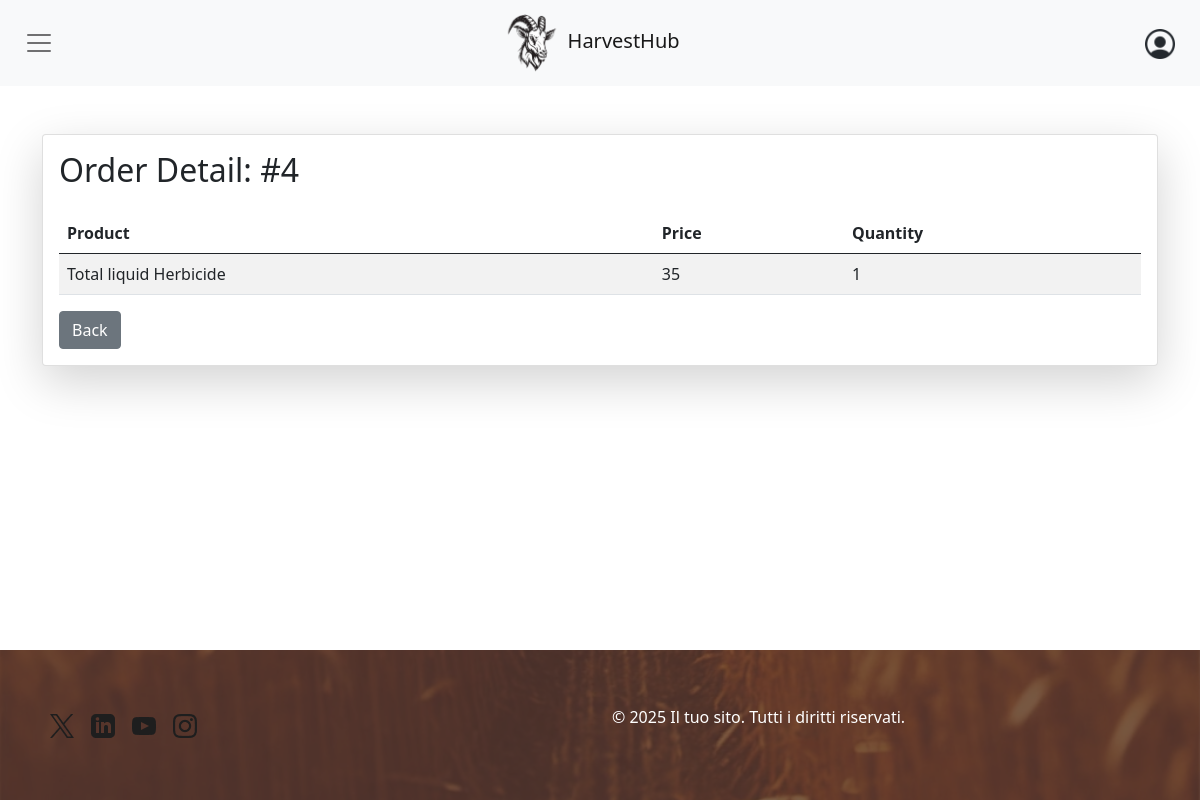
Page /order-detail.php?ordernum=4 (signed in) on the committed database.
### tables this page shows
CREATE TABLE `richiesta` (
  `riferimento` int(11) NOT NULL,
  `codProdotto` int(11) NOT NULL,
  `quantita` int(11) NOT NULL
);

CREATE TABLE `PRODOTTO` (
  `codProdotto` int(11) NOT NULL,
  `nome` varchar(64) NOT NULL,
  `prezzo` FLOAT NOT NULL,
  `descrizione` varchar(100) NOT NULL,
  `immagine` varchar(100) NOT NULL,
  `disponibilita` int(11) NOT NULL,
  `App_nome` varchar(32) DEFAULT NULL
);

### order-detail.php (called while the page is built)
<?php
require_once 'bootstrap.php';
$templateParams["titolo"] = "Order detail - HarverstHub";
$templateParams["nome"] = "detail-table.php";
$templateParams["styleSheet"] = "css/index.css";
$templateParams["includeSearchbar"] = false;
if (!isUserLoggedIn() && !isAdminLoggedIn()) {
  $templateParams["previousPage"] = "orders.php";
  header('Location: login.php');
  exit;
}
else {
  if(isset($_GET["ordernum"])) {
    $templateParams["orderDetails"] = $dbh->getOrderDetails($_GET["ordernum"]);
    $templateParams["orderNumber"] = $_GET["ordernum"];
  }
}
require 'template/base.php';
?>

### db/database.php (called while the page is built, shortened)
<?php
class DatabaseHelper
{
    private $db;
    public function __construct($servername, $username, $password, $dbname, $port)
    {
        $this->db = new mysqli($servername, $username, $password, $dbname, $port);
    }
    public function getOrderDetails($order_id)
    {
        $stmt = $this->db->prepare("SELECT prodotto.nome, richiesta.quantita, prodotto.prezzo FROM richiesta, prodotto WHERE richiesta.riferimento=? AND richiesta.codProdotto=prodotto.codProdotto");
        $stmt->bind_param("i", $order_id);
        $stmt->execute();
        $result = $stmt->get_result();
        return $result->fetch_all(MYSQLI_ASSOC);
    }
}

### bootstrap.php (called while the page is built, shortened)
<?php
require_once("utils/functions.php");
require_once("db/database.php");
$dbh = new DatabaseHelper("localhost", "root", "", "HarvestHub", 3306);
?>

### utils/functions.php (called while the page is built, shortened)
<?php
function isAdminLoggedIn() {
    return isset($_SESSION["logged"]) && isset($_SESSION["admin"]) && $_SESSION["logged"] && $_SESSION["admin"];
}

### template/detail-table.php (the view)
<div class="container mt-5">
    <div class="card shadow-lg">
      <div class="card-body">
        <h2 class="mb-4">Order Detail: #<?php echo $templateParams["orderNumber"] ?></h2>
        <table class="table table-striped">
          <thead>
            <tr>
              <th>Product</th>
              <th>Price</th>
              <th>Quantity</th>
            </tr>
          </thead>
          <tbody>
            <?php foreach($templateParams["orderDetails"] as $item): ?>
            <tr>
              <td><?php echo $item["nome"] ?></td>
              <td><?php echo $item["prezzo"] ?></td>
              <td><?php echo $item["quantita"] ?></td>
            </tr>
            <?php endforeach; ?>
          </tbody>
        </table>
        <a href="<?php if(isAdminLoggedIn()) echo "./admin-orders.php"; else if(isUserLoggedIn()) echo "./orders.php"; ?>" class="btn btn-secondary">Back</a>
      </div>
    </div>
  </div>

### css/base.css (style rules this page uses)
html,body { display: flex; flex-direction: column; height: 100%; }

### rows in the picture
richiesta: codProdotto.nome "Total liquid Herbicide", codProdotto.prezzo "35", quantita "1"

### other values in the picture
$templateParams["orderNumber"] "4"
